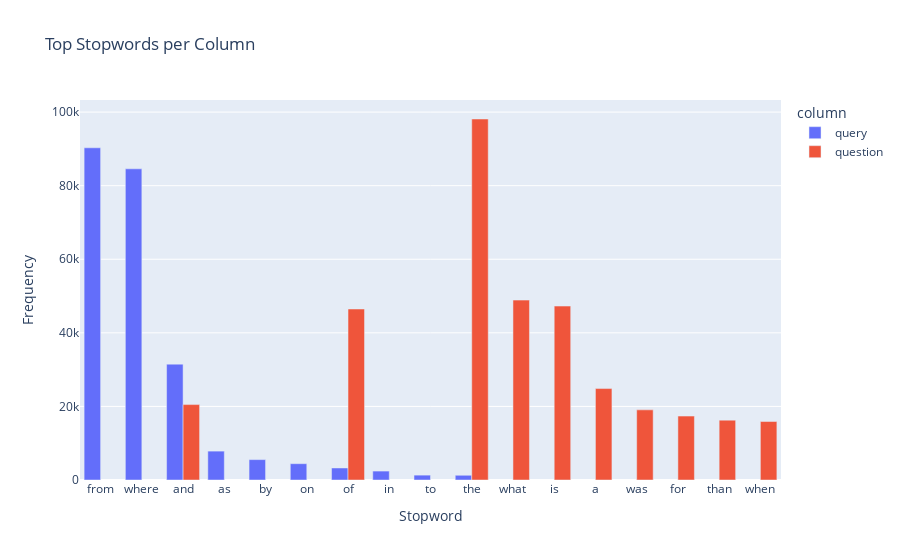

The notebook cell this image was saved under:
### Code cell
# Final stopword frequency storage
stopword_freq = []

# Loop through each column
for col in cols:
    # Tokenize and flatten
    new = df[col].astype(str).str.lower().str.split().dropna().values.tolist()
    corpus = [word for sublist in new for word in sublist]

    # Count stopword frequencies
    counter = Counter(word for word in corpus if word in stop)

    # Store in list for DataFrame
    for word, count in counter.items():
        stopword_freq.append({
            'column': col,
            'stopword': word,
            'count': count
        })

# Create DataFrame
freq_df = pd.DataFrame(stopword_freq)

# Optionally: filter top N per column
top_n = 10
top_freq = freq_df.groupby('column').apply(lambda x: x.nlargest(top_n, 'count')).reset_index(drop=True)

# Plot with Plotly
fig = px.bar(top_freq, x='stopword', y='count', color='column', barmode='group',
             title='Top Stopwords per Column')

fig.update_layout(xaxis_title="Stopword", yaxis_title="Frequency")

### Figure 1 — Plotly figure (JSON) as saved in the notebook; plotly's stock layout.template omitted (floating-point values rounded to 4 significant figures)
{"data": [{"alignmentgroup": "True", "hovertemplate": "column=query<br>stopword=%{x}<br>count=%{y}<extra></extra>", "legendgroup": "query", "marker": {"color": "#636efa", "pattern": {"shape": ""}}, "name": "query", "offsetgroup": "query", "orientation": "v", "showlegend": true, "textposition": "auto", "type": "bar", "x": ["from", "where", "and", "as", "by", "on", "of", "in", "to", "the"], "xaxis": "x", "y": [90298, 84583, 31492, 7851, 5541, 4437, 3269, 2427, 1325, 1285], "yaxis": "y"}, {"alignmentgroup": "True", "hovertemplate": "column=question<br>stopword=%{x}<br>count=%{y}<extra></extra>", "legendgroup": "question", "marker": {"color": "#EF553B", "pattern": {"shape": ""}}, "name": "question", "offsetgroup": "question", "orientation": "v", "showlegend": true, "textposition": "auto", "type": "bar", "x": ["the", "what", "is", "of", "a", "and", "was", "for", "than", "when"], "xaxis": "x", "y": [98124, 48896, 47276, 46481, 24851, 20496, 19062, 17375, 16270, 15894], "yaxis": "y"}], "layout": {"barmode": "group", "legend": {"title": {"text": "column"}, "tracegroupgap": 0}, "title": {"text": "Top Stopwords per Column"}, "xaxis": {"anchor": "y", "domain": [0, 1], "title": {"text": "Stopword"}}, "yaxis": {"anchor": "x", "domain": [0, 1], "title": {"text": "Frequency"}}}}
